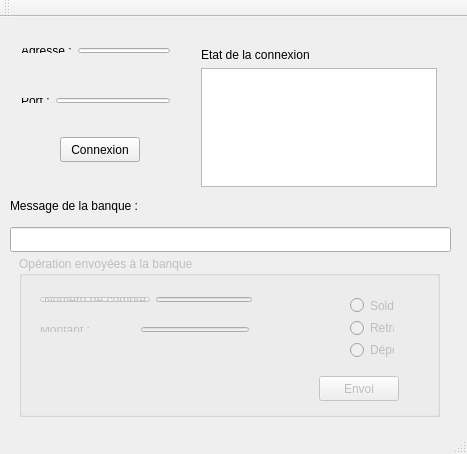
<?xml version="1.0" encoding="UTF-8"?>
<ui version="4.0">
 <class>DAB_MainWindow</class>
 <widget class="QMainWindow" name="DAB_MainWindow">
  <property name="geometry">
   <rect>
    <x>0</x>
    <y>0</y>
    <width>467</width>
    <height>454</height>
   </rect>
  </property>
  <property name="windowTitle">
   <string>DAB_MainWindow</string>
  </property>
  <widget class="QWidget" name="centralWidget">
   <widget class="QPushButton" name="pushButtonConnexion">
    <property name="geometry">
     <rect>
      <x>60</x>
      <y>120</y>
      <width>80</width>
      <height>25</height>
     </rect>
    </property>
    <property name="text">
     <string>Connexion</string>
    </property>
   </widget>
   <widget class="QLabel" name="labelMessage">
    <property name="geometry">
     <rect>
      <x>10</x>
      <y>180</y>
      <width>141</width>
      <height>17</height>
     </rect>
    </property>
    <property name="text">
     <string>Message de la banque :</string>
    </property>
   </widget>
   <widget class="QLineEdit" name="lineEditMessage">
    <property name="geometry">
     <rect>
      <x>10</x>
      <y>210</y>
      <width>441</width>
      <height>25</height>
     </rect>
    </property>
    <property name="readOnly">
     <bool>true</bool>
    </property>
   </widget>
   <widget class="QGroupBox" name="groupBoxOperation">
    <property name="enabled">
     <bool>false</bool>
    </property>
    <property name="geometry">
     <rect>
      <x>19</x>
      <y>239</y>
      <width>421</width>
      <height>161</height>
     </rect>
    </property>
    <property name="title">
     <string>Opération envoyées à la banque</string>
    </property>
    <widget class="QPushButton" name="pushButtonEnvoi">
     <property name="geometry">
      <rect>
       <x>300</x>
       <y>120</y>
       <width>80</width>
       <height>25</height>
      </rect>
     </property>
     <property name="text">
      <string>Envoi</string>
     </property>
    </widget>
    <widget class="QWidget" name="">
     <property name="geometry">
      <rect>
       <x>10</x>
       <y>60</y>
       <width>231</width>
       <height>27</height>
      </rect>
     </property>
     <layout class="QHBoxLayout" name="horizontalLayout_3">
      <item>
       <widget class="QLabel" name="labelMontant">
        <property name="text">
         <string>Montant :</string>
        </property>
       </widget>
      </item>
      <item>
       <spacer name="horizontalSpacer">
        <property name="orientation">
         <enum>Qt::Horizontal</enum>
        </property>
        <property name="sizeHint" stdset="0">
         <size>
          <width>40</width>
          <height>20</height>
         </size>
        </property>
       </spacer>
      </item>
      <item>
       <widget class="QLineEdit" name="lineEditMontant"/>
      </item>
     </layout>
    </widget>
    <widget class="QWidget" name="">
     <property name="geometry">
      <rect>
       <x>10</x>
       <y>30</y>
       <width>234</width>
       <height>27</height>
      </rect>
     </property>
     <layout class="QHBoxLayout" name="horizontalLayout_4">
      <item>
       <widget class="QPushButton" name="pushButtonNumero">
        <property name="text">
         <string>Numéro de compte</string>
        </property>
       </widget>
      </item>
      <item>
       <widget class="QLineEdit" name="lineEditNumero"/>
      </item>
     </layout>
    </widget>
    <widget class="QWidget" name="">
     <property name="geometry">
      <rect>
       <x>320</x>
       <y>30</y>
       <width>66</width>
       <height>83</height>
      </rect>
     </property>
     <layout class="QVBoxLayout" name="verticalLayout_2">
      <item>
       <widget class="QRadioButton" name="radioButtonSolde">
        <property name="text">
         <string>Solde</string>
        </property>
       </widget>
      </item>
      <item>
       <widget class="QRadioButton" name="radioButtonRetrait">
        <property name="text">
         <string>Retrait</string>
        </property>
       </widget>
      </item>
      <item>
       <widget class="QRadioButton" name="radioButtonDepot">
        <property name="text">
         <string>Dépot</string>
        </property>
       </widget>
      </item>
     </layout>
    </widget>
   </widget>
   <widget class="QWidget" name="">
    <property name="geometry">
     <rect>
      <x>10</x>
      <y>20</y>
      <width>171</width>
      <height>27</height>
     </rect>
    </property>
    <layout class="QHBoxLayout" name="horizontalLayout">
     <item>
      <widget class="QLabel" name="labelAdresse">
       <property name="text">
        <string>Adresse :</string>
       </property>
      </widget>
     </item>
     <item>
      <widget class="QLineEdit" name="lineEditAdresse"/>
     </item>
    </layout>
   </widget>
   <widget class="QWidget" name="">
    <property name="geometry">
     <rect>
      <x>190</x>
      <y>20</y>
      <width>258</width>
      <height>161</height>
     </rect>
    </property>
    <layout class="QVBoxLayout" name="verticalLayout">
     <item>
      <widget class="QLabel" name="labelEtat">
       <property name="text">
        <string>Etat de la connexion</string>
       </property>
      </widget>
     </item>
     <item>
      <widget class="QListWidget" name="listWidgetEtat"/>
     </item>
    </layout>
   </widget>
   <widget class="QWidget" name="">
    <property name="geometry">
     <rect>
      <x>10</x>
      <y>70</y>
      <width>171</width>
      <height>27</height>
     </rect>
    </property>
    <layout class="QHBoxLayout" name="horizontalLayout_2">
     <item>
      <widget class="QLabel" name="labelPort">
       <property name="text">
        <string>Port :</string>
       </property>
      </widget>
     </item>
     <item>
      <widget class="QLineEdit" name="lineEditPort"/>
     </item>
    </layout>
   </widget>
  </widget>
  <widget class="QMenuBar" name="menuBar">
   <property name="geometry">
    <rect>
     <x>0</x>
     <y>0</y>
     <width>467</width>
     <height>22</height>
    </rect>
   </property>
  </widget>
  <widget class="QToolBar" name="mainToolBar">
   <attribute name="toolBarArea">
    <enum>TopToolBarArea</enum>
   </attribute>
   <attribute name="toolBarBreak">
    <bool>false</bool>
   </attribute>
  </widget>
  <widget class="QStatusBar" name="statusBar"/>
 </widget>
 <layoutdefault spacing="6" margin="11"/>
 <resources/>
 <connections/>
</ui>
